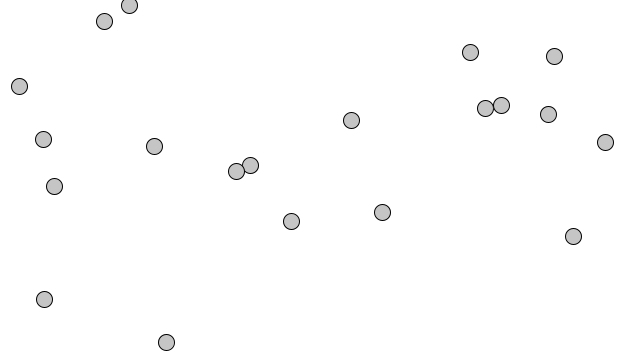
Frame 1 (no input)
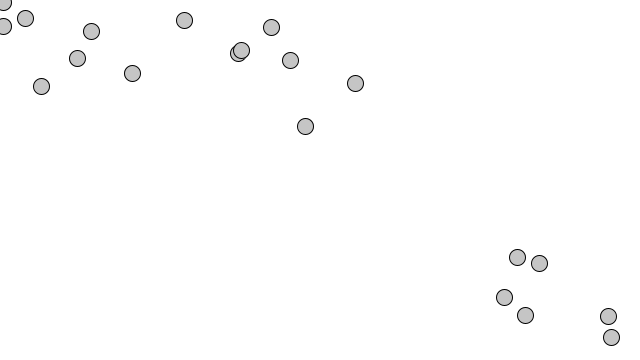
Frame 60 (the mouse pressed at the canvas centre just before this capture)
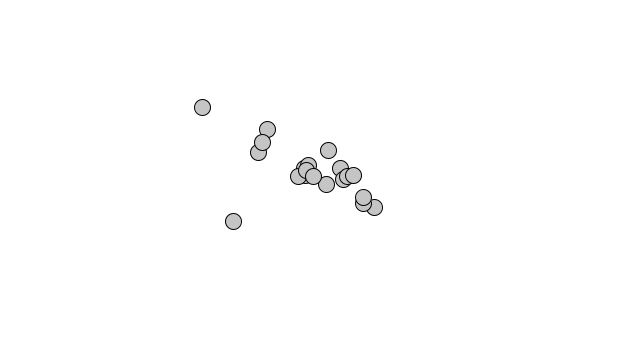
Frame 120 (the mouse held since frame 60 and released just before this capture)

The Processing sketch that drew these frames (run headless with seeded random() and noise(); from frame 60 on, the mouse is pressed at the canvas centre):

// Processing sketch: N01_acceleration_mouse_multi
// ── N01_acceleration_mouse_multi.pde
Mover[] movers = new Mover[20];

void setup() {
  size(640,360);
  smooth();
  stroke(0);
  fill(197);
  
  for(int i = 0; i < movers.length; i++) {
    movers[i] = new Mover();
  }
}

void draw() {
  background(255);

  for(int i = 0; i < movers.length; i++) {
    movers[i].update();
    movers[i].display();
  }
}

class Mover {

  PVector location;
  PVector velocity;
  PVector acceleration;
  
  float topspeed = random(4.5, 5.5);

  Mover() {
    location = new PVector(random(width),random(height));
    velocity = new PVector(0,0);
  }

  void update() {
    PVector mouse = new PVector(mouseX, mouseY);
    PVector dir = PVector.sub(mouse, location);
    dir.normalize();
    dir.mult(0.5);
    
    acceleration = dir;
    velocity.add(acceleration);
    velocity.limit(topspeed);
    location.add(velocity);
    check_edges();
  }

  void display() {
    ellipse(location.x,location.y,16,16);
  }

  void check_edges() {
    if (location.x > width) {
      location.x = 0;
    } else if (location.x < 0) {
      location.x = width;
    }

    if (location.y > height) {
      location.y = 0;
    } else if (location.y < 0) {
      location.y = height;
    }
  }
}
